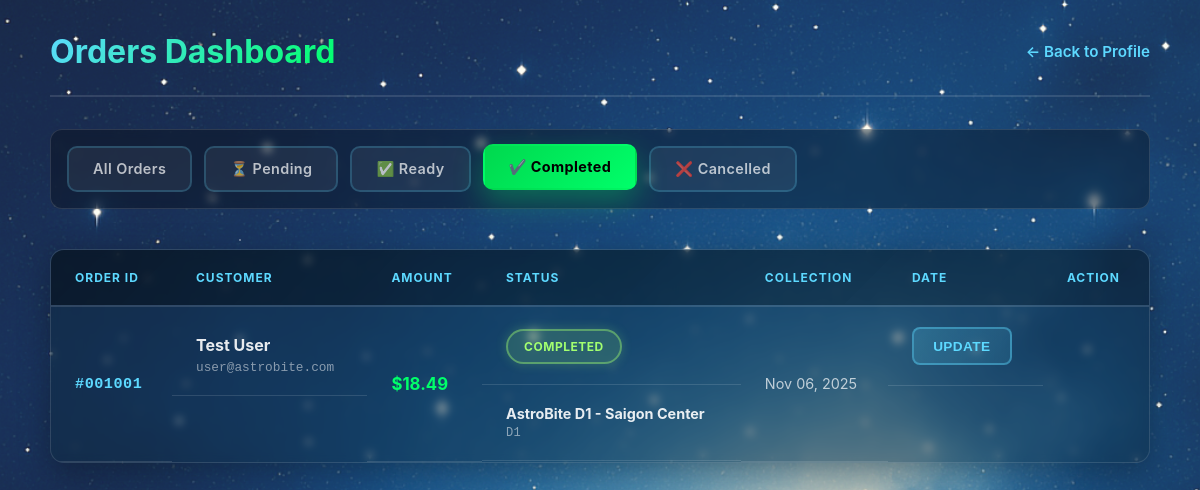
Screenshot of /admin/orders.php?status=completed (signed in) with the database file from the repository.
### tables this page shows
CREATE TABLE IF NOT EXISTS orders (
  `order_id` INT AUTO_INCREMENT PRIMARY KEY,
  `user_id` INT NOT NULL COMMENT 'Who placed the order',
  `store_id` INT NULL COMMENT 'NULL if delivery (not click&collect)',
  `total_price` DECIMAL(10,2) NOT NULL,
  `status` ENUM('pending','ready_for_pickup','completed','cancelled')
           NOT NULL DEFAULT 'pending',
  `created_at` TIMESTAMP NOT NULL DEFAULT CURRENT_TIMESTAMP,
  `updated_at` TIMESTAMP NOT NULL DEFAULT CURRENT_TIMESTAMP ON UPDATE CURRENT_TIMESTAMP,
  CONSTRAINT `fk_orders_user`
    FOREIGN KEY (`user_id`) REFERENCES `users`(`user_id`),
  CONSTRAINT `fk_orders_store`
    FOREIGN KEY (`store_id`) REFERENCES `stores`(`store_id`),
  CONSTRAINT `chk_orders_total_nonneg` CHECK (`total_price` >= 0)
);

CREATE TABLE IF NOT EXISTS users (
  `user_id` INT AUTO_INCREMENT PRIMARY KEY,
  `name` VARCHAR(255) NOT NULL COMMENT 'Full name of the user',
  `email` VARCHAR(255) NOT NULL UNIQUE COMMENT 'Primary login email',
  `password` VARCHAR(255) NOT NULL COMMENT 'Hashed password',
  `role` ENUM('user','admin') NOT NULL DEFAULT 'user' COMMENT 'Permission role',
   
  `provider` VARCHAR(20) NULL COMMENT 'e.g., google, facebook, password',
  `provider_id` VARCHAR(255) NULL COMMENT 'ID from OAuth provider',
  `created_at` TIMESTAMP NOT NULL DEFAULT CURRENT_TIMESTAMP,
  `updated_at` TIMESTAMP NOT NULL DEFAULT CURRENT_TIMESTAMP ON UPDATE CURRENT_TIMESTAMP,
  UNIQUE KEY `uniq_provider_providerid` (`provider`, `provider_id`)
);

CREATE TABLE IF NOT EXISTS stores (
  `store_id` INT AUTO_INCREMENT PRIMARY KEY,
  `name` VARCHAR(100) NOT NULL COMMENT 'e.g., AstroBite D1',
  `location_code` VARCHAR(10) NOT NULL UNIQUE COMMENT 'e.g., D1, D4',
  `address` VARCHAR(255) NOT NULL,
  `maps_link` VARCHAR(1024) NULL COMMENT 'Google Maps link',
  `created_at` TIMESTAMP NOT NULL DEFAULT CURRENT_TIMESTAMP,
  `updated_at` TIMESTAMP NOT NULL DEFAULT CURRENT_TIMESTAMP ON UPDATE CURRENT_TIMESTAMP
);

### admin/orders.php (the view, shortened to what this page needs)
<?php
require_once __DIR__ . '/../includes/db.php';
$filter = $_GET['status'] ?? 'all';
$where = $filter !== 'all' ? "WHERE o.status = ?" : "";
$query = "
  SELECT
    o.order_id, o.user_id, o.status, o.total_price, o.created_at,
    u.name, u.email,
    s.name AS store_name, s.location_code
  FROM orders o
  JOIN users u ON u.user_id = o.user_id
  LEFT JOIN stores s ON s.store_id = o.store_id
  $where
  ORDER BY o.created_at DESC
  LIMIT 100
";
$stmt = $pdo->prepare($query);
if ($filter !== 'all') {
  $stmt->execute([$filter]);
} else {
  $stmt->execute();
}
$orders = $stmt->fetchAll(PDO::FETCH_ASSOC);
?>
<!DOCTYPE html>
<html lang="en">
<head>
  <link rel="stylesheet" href="../assets/css/style.css">
  <link rel="stylesheet" href="../assets/css/admin-dashboard.css">
</head>
<body>
<main class="container admin-orders-page">
  <div class="admin-header">
    <h1>Orders Dashboard</h1>
    <a href="../profile.php" class="back-link">← Back to Profile</a>
  </div>
  <div class="filter-tabs">
    <a href="?status=all" class="tab <?= $filter === 'all' ? 'active' : '' ?>">All Orders</a>
    <a href="?status=pending" class="tab <?= $filter === 'pending' ? 'active' : '' ?>">⏳ Pending</a>
    <a href="?status=ready_for_pickup" class="tab <?= $filter === 'ready_for_pickup' ? 'active' : '' ?>">✅ Ready</a>
    <a href="?status=completed" class="tab <?= $filter === 'completed' ? 'active' : '' ?>">✔️ Completed</a>
    <a href="?status=cancelled" class="tab <?= $filter === 'cancelled' ? 'active' : '' ?>">❌ Cancelled</a>
  </div>
  <div class="orders-wrapper">
    <?php if (empty($orders)): ?>
      <p class="no-orders">No orders found.</p>
    <?php else: ?>
      <div class="table-responsive">
        <table class="orders-table">
          <thead>
            <tr>
              <th>Order ID</th>
              <th>Customer</th>
              <th>Amount</th>
              <th>Status</th>
              <th>Collection</th>
              <th>Date</th>
              <th>Action</th>
            </tr>
          </thead>
          <tbody>
            <?php foreach ($orders as $order): ?>
              <tr class="order-row">
                <td class="order-id">#<?= str_pad((int)$order['order_id'], 6, '0', STR_PAD_LEFT) ?></td>
                <td class="customer">
                  <div class="name"><?= htmlspecialchars($order['name']) ?></div>
                  <div class="email"><?= htmlspecialchars($order['email']) ?></div>
                </td>
                <td class="amount">$<?= number_format((float)$order['total_price'], 2) ?></td>
                <td class="status">
                  <span class="status-badge status-<?= htmlspecialchars($order['status']) ?>">
                    <?= ucfirst(str_replace('_', ' ', htmlspecialchars($order['status']))) ?>
                  </span>
                </td>
                <td class="collection">
                  <?php if ($order['store_name']): ?>
                    <div class="store"><?= htmlspecialchars($order['store_name']) ?></div>
                    <div class="code"><?= htmlspecialchars($order['location_code']) ?></div>
                  <?php else: ?>
                    <span class="delivery">Delivery</span>
                  <?php endif; ?>
                </td>
                <td class="date"><?= date('M d, Y', strtotime($order['created_at'])) ?></td>
                <td class="actions">
                  <button class="btn-status" data-order-id="<?= (int)$order['order_id'] ?>" data-status="<?= htmlspecialchars($order['status']) ?>">
                    Update
                  </button>
                </td>
              </tr>
            <?php endforeach; ?>
          </tbody>
        </table>
      </div>
    <?php endif; ?>
  </div>
</main>
</body>
</html>

### assets/css/style.css (style rules this page uses)
:root { --color-dark: #0A3D62; --color-medium: #1E6FA3; --color-light: #DCEBF7; --color-accent: #FFFAEF; --color-white: #ffffff; }
body { margin: 0; padding: 0; font-family: 'Inter', Arial, sans-serif; color: var(--space-text); background: var(--space-bg) fixed no-repeat; background-size: cover; position: relative; }
body::before { content: ""; position: fixed; inset: 0; background: url('../images/galaxy-background.png') center/cover no-repeat; opacity: 0.9; z-index: -2; }
body::after { content: ""; position: fixed; inset: 0; background: radial-gradient(2px 2px at 20% 30%, rgba(255,255,255,0.9) 40%, transparent 41%), radial-gradient(1.5px 1.5px at 60% 70%, rgba(255,255,255,0.8) 40%, transparent 41%), radial-gradient(1.8px 1.8px at 80% 20%, rgba(255,255,255,0.8) 40%, transparent 41%), radial-gradient(1.3px 1.3px at 35% 85%, rgba(255,255,255,0.8) 40%, transparent 41%); animation: twinkle 6s infinite ease-in-out alternate; opacity: 0.4; z-index: -1; }
.container { max-width: 1100px; margin: 0 auto; padding: 0 20px; }
.actions { display: flex; flex-wrap: wrap; gap: 12px; align-items: center; }

### rows the page displays
orders: order_id "001001", user.name "Test User", user.email "user@astrobite.com", total_price "18.49", status "COMPLETED", store.name "AstroBite D1 - Saigon Center", store.location_code "D1", created_at "Nov 06, 2025"
